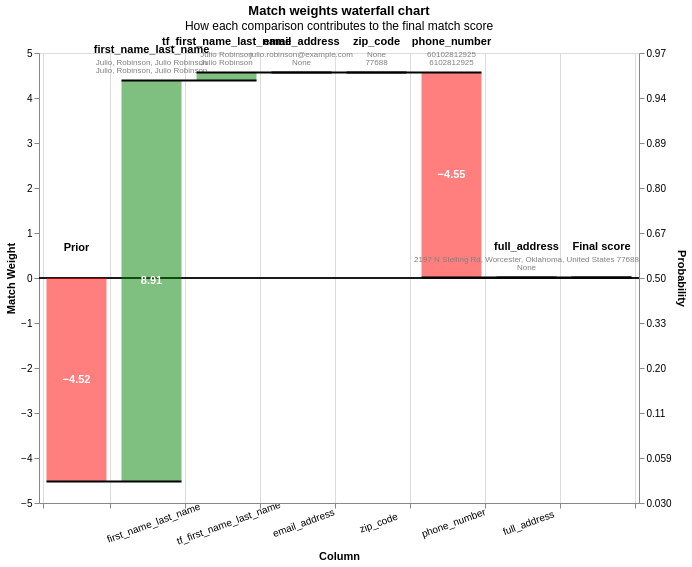

This figure's notebook cell:
### Code cell
records_to_plot = df_e.to_dict(orient="records")
linker.visualisations.waterfall_chart(records_to_plot, filter_nulls=False)
